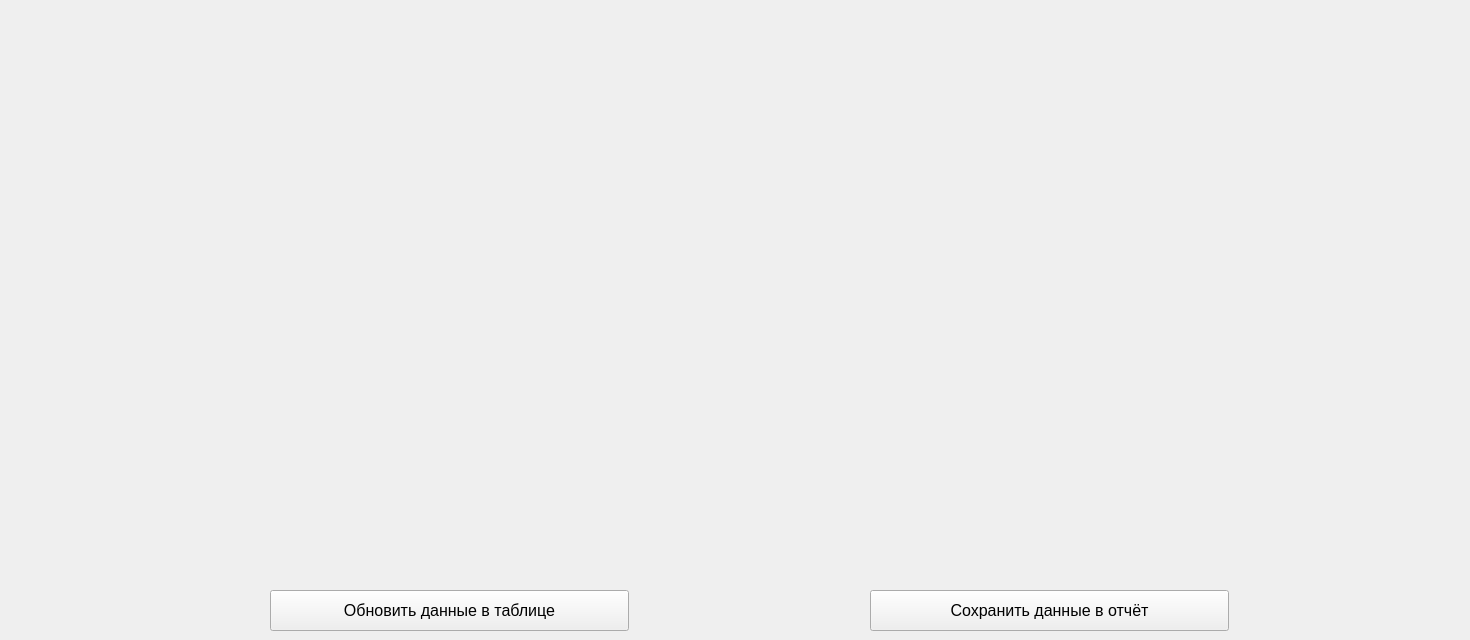
   <widget class="QWidget" name="equipment_tab">
    <attribute name="title">
     <string>Оборудование</string>
    </attribute>
    <widget class="QWidget" name="formLayoutWidget_9">
     <property name="geometry">
      <rect>
       <x>0</x>
       <y>10</y>
       <width>1461</width>
       <height>501</height>
      </rect>
     </property>
     <layout class="QFormLayout" name="equipment_layout"/>
    </widget>
    <widget class="QPushButton" name="upd_equipment_table_btn">
     <property name="geometry">
      <rect>
       <x>270</x>
       <y>590</y>
       <width>359</width>
       <height>41</height>
      </rect>
     </property>
     <property name="font">
      <font>
       <pointsize>12</pointsize>
      </font>
     </property>
     <property name="mouseTracking">
      <bool>false</bool>
     </property>
     <property name="text">
      <string>Обновить данные в таблице</string>
     </property>
     <property name="checkable">
      <bool>false</bool>
     </property>
    </widget>
    <widget class="QPushButton" name="save_equipment_table_btn">
     <property name="geometry">
      <rect>
       <x>870</x>
       <y>590</y>
       <width>359</width>
       <height>41</height>
      </rect>
     </property>
     <property name="font">
      <font>
       <pointsize>12</pointsize>
      </font>
     </property>
     <property name="mouseTracking">
      <bool>false</bool>
     </property>
     <property name="text">
      <string>Сохранить данные в отчёт</string>
     </property>
     <property name="checkable">
      <bool>false</bool>
     </property>
    </widget>
   </widget>
